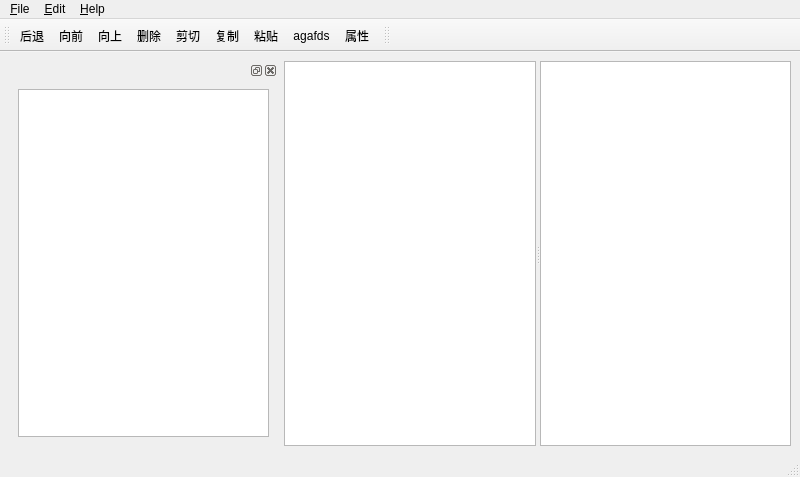
<?xml version="1.0" encoding="UTF-8"?>
<ui version="4.0">
 <class>fileSystem</class>
 <widget class="QMainWindow" name="fileSystem">
  <property name="geometry">
   <rect>
    <x>0</x>
    <y>0</y>
    <width>800</width>
    <height>477</height>
   </rect>
  </property>
  <property name="windowTitle">
   <string>我的电脑</string>
  </property>
  <widget class="QWidget" name="centralwidget">
   <property name="enabled">
    <bool>true</bool>
   </property>
   <layout class="QHBoxLayout" name="horizontalLayout">
    <item>
     <widget class="QDockWidget" name="dockWidget_2">
      <property name="enabled">
       <bool>true</bool>
      </property>
      <property name="mouseTracking">
       <bool>true</bool>
      </property>
      <property name="acceptDrops">
       <bool>false</bool>
      </property>
      <property name="floating">
       <bool>false</bool>
      </property>
      <widget class="QWidget" name="dockWidgetContents_2">
       <property name="enabled">
        <bool>true</bool>
       </property>
       <property name="acceptDrops">
        <bool>false</bool>
       </property>
       <property name="layoutDirection">
        <enum>Qt::LeftToRight</enum>
       </property>
       <property name="autoFillBackground">
        <bool>false</bool>
       </property>
       <layout class="QGridLayout" name="gridLayout">
        <item row="0" column="0">
         <widget class="QTreeView" name="treeView"/>
        </item>
       </layout>
      </widget>
     </widget>
    </item>
    <item>
     <widget class="QSplitter" name="splitter">
      <property name="orientation">
       <enum>Qt::Horizontal</enum>
      </property>
      <widget class="QListView" name="listView"/>
      <widget class="QTableView" name="tableView"/>
     </widget>
    </item>
   </layout>
  </widget>
  <widget class="QStatusBar" name="statusBar"/>
  <widget class="QToolBar" name="mainToolBar">
   <property name="windowTitle">
    <string>toolBar</string>
   </property>
   <attribute name="toolBarArea">
    <enum>TopToolBarArea</enum>
   </attribute>
   <attribute name="toolBarBreak">
    <bool>false</bool>
   </attribute>
   <addaction name="action_Recoil"/>
   <addaction name="action_Onward"/>
   <addaction name="action_Up"/>
   <addaction name="action_D"/>
   <addaction name="actionCut_T"/>
   <addaction name="actionCopy_C"/>
   <addaction name="actionPaste_P"/>
   <addaction name="action_dis"/>
   <addaction name="Proper"/>
  </widget>
  <widget class="QToolBar" name="mainToolBar1">
   <property name="windowTitle">
    <string>toolBar</string>
   </property>
   <attribute name="toolBarArea">
    <enum>TopToolBarArea</enum>
   </attribute>
   <attribute name="toolBarBreak">
    <bool>false</bool>
   </attribute>
  </widget>
  <widget class="QMenuBar" name="mainMenBar">
   <property name="geometry">
    <rect>
     <x>0</x>
     <y>0</y>
     <width>800</width>
     <height>25</height>
    </rect>
   </property>
   <widget class="QMenu" name="menu_File">
    <property name="title">
     <string>&amp;File</string>
    </property>
    <addaction name="action_New_File"/>
    <addaction name="action_New_Folder"/>
    <addaction name="action_Quit"/>
   </widget>
   <widget class="QMenu" name="menu_Edit">
    <property name="title">
     <string>&amp;Edit</string>
    </property>
    <addaction name="actionRename_R"/>
   </widget>
   <widget class="QMenu" name="menu_Help">
    <property name="title">
     <string>&amp;Help</string>
    </property>
    <addaction name="action_About"/>
    <addaction name="action_About_Qt"/>
   </widget>
   <addaction name="menu_File"/>
   <addaction name="menu_Edit"/>
   <addaction name="menu_Help"/>
  </widget>
  <action name="action_Recoil">
   <property name="icon">
    <iconset>
     <normaloff>image/recoil.PNG</normaloff>image/recoil.PNG</iconset>
   </property>
   <property name="text">
    <string>后退</string>
   </property>
  </action>
  <action name="action_Onward">
   <property name="icon">
    <iconset>
     <normaloff>image/onward.PNG</normaloff>image/onward.PNG</iconset>
   </property>
   <property name="text">
    <string>向前</string>
   </property>
  </action>
  <action name="action_Up">
   <property name="icon">
    <iconset>
     <normaloff>image/up.PNG</normaloff>image/up.PNG</iconset>
   </property>
   <property name="text">
    <string>向上</string>
   </property>
  </action>
  <action name="actionPaste_P">
   <property name="icon">
    <iconset>
     <normaloff>image/paste.png</normaloff>image/paste.png</iconset>
   </property>
   <property name="text">
    <string>粘贴</string>
   </property>
   <property name="shortcut">
    <string>Ctrl+V</string>
   </property>
  </action>
  <action name="action_D">
   <property name="icon">
    <iconset>
     <normaloff>image/edit-delete.png</normaloff>image/edit-delete.png</iconset>
   </property>
   <property name="text">
    <string>删除</string>
   </property>
  </action>
  <action name="actionCut_T">
   <property name="icon">
    <iconset>
     <normaloff>image/cut.PNG</normaloff>image/cut.PNG</iconset>
   </property>
   <property name="text">
    <string>剪切</string>
   </property>
   <property name="toolTip">
    <string>剪切</string>
   </property>
   <property name="shortcut">
    <string>Ctrl+X</string>
   </property>
  </action>
  <action name="actionCopy_C">
   <property name="icon">
    <iconset>
     <normaloff>image/copy.png</normaloff>image/copy.png</iconset>
   </property>
   <property name="text">
    <string>复制</string>
   </property>
   <property name="toolTip">
    <string>复制</string>
   </property>
   <property name="shortcut">
    <string>Ctrl+C</string>
   </property>
  </action>
  <action name="action_dis">
   <property name="icon">
    <iconset>
     <normaloff>image/print.png</normaloff>image/print.png</iconset>
   </property>
   <property name="text">
    <string>agafds</string>
   </property>
  </action>
  <action name="action_New_File">
   <property name="text">
    <string>New File</string>
   </property>
  </action>
  <action name="action_New_Folder">
   <property name="text">
    <string>&amp;New Folder</string>
   </property>
  </action>
  <action name="action_Quit">
   <property name="text">
    <string>&amp;Quit</string>
   </property>
  </action>
  <action name="actionRename_R">
   <property name="text">
    <string>&amp;Rename(R)</string>
   </property>
  </action>
  <action name="Proper">
   <property name="icon">
    <iconset>
     <normaloff>image/bookmark-new.png</normaloff>image/bookmark-new.png</iconset>
   </property>
   <property name="text">
    <string>属性</string>
   </property>
  </action>
  <action name="action_hide">
   <property name="text">
    <string>显示隐藏文件</string>
   </property>
  </action>
  <action name="action_nohide">
   <property name="text">
    <string>不显示隐藏文件</string>
   </property>
  </action>
  <action name="action">
   <property name="text">
    <string>在终端打开</string>
   </property>
  </action>
  <action name="action_terminal">
   <property name="text">
    <string>在终端显示</string>
   </property>
  </action>
  <action name="action_About">
   <property name="text">
    <string>About</string>
   </property>
  </action>
  <action name="action_About_Qt">
   <property name="text">
    <string>About Qt</string>
   </property>
  </action>
 </widget>
 <resources/>
 <connections/>
</ui>
